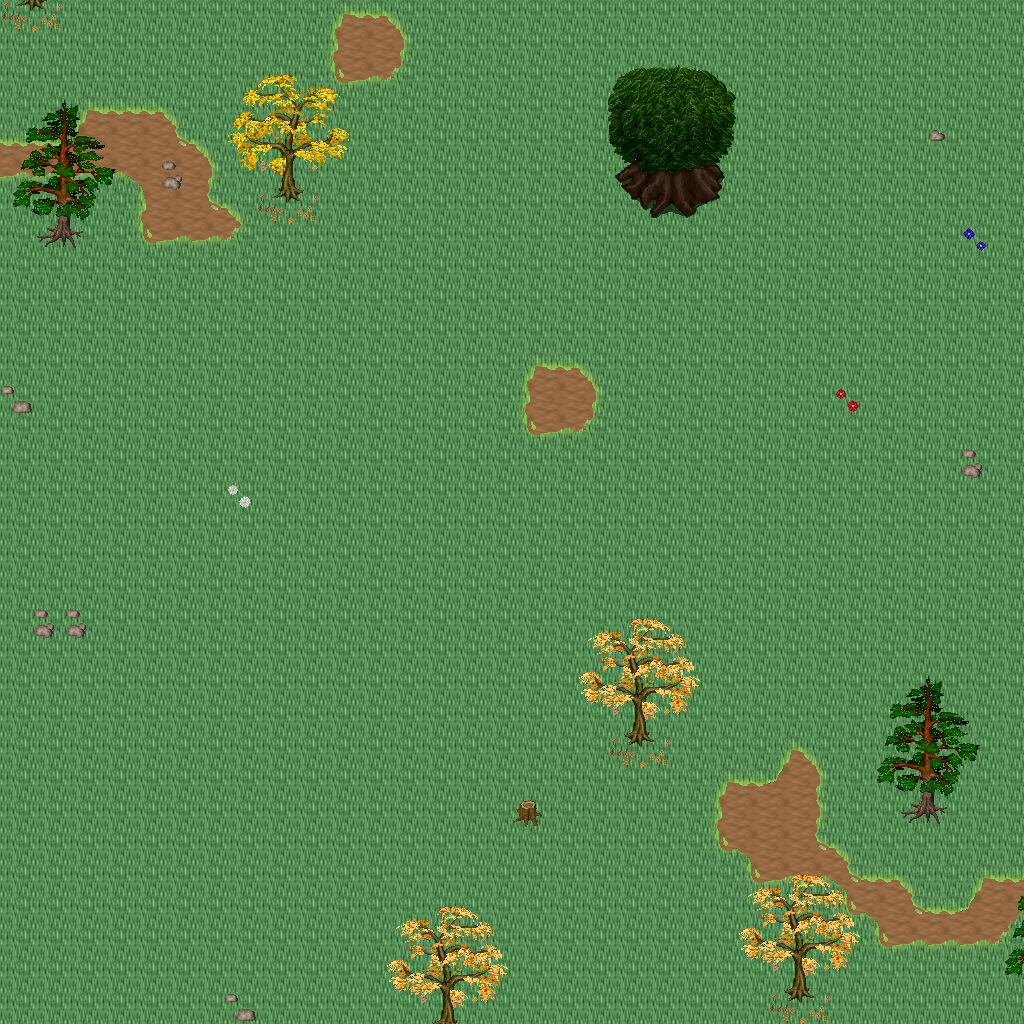

A 2D game scene composited from a Tiled map and its tileset images. What follows is a short description and the map's XML, with each tile layer's data collapsed to a summary:
An orthogonal 32x32 tile map with 32x32 px tiles, 5 tile layers (Ground, Objects, Objects2, Above, ...), 1 hidden layer not drawn, 25 tilesets.

<map version="1.10" tiledversion="1.11.0" orientation="orthogonal" renderorder="right-down" width="32" height="32" tilewidth="32" tileheight="32" infinite="0" nextlayerid="11" nextobjectid="1">
 <tileset firstgid="1" name="logic_collision" tilewidth="32" tileheight="32" tilecount="1" columns="1">
  <image source="../drawable/logic_collision.png" width="32" height="32" />
 </tileset>
 <tileset firstgid="2" name="ground_ridge_earth_pale" tilewidth="32" tileheight="32" tilecount="96" columns="12">
  <image source="../drawable/ground_ridge_earth_pale.png" width="384" height="256" />
 </tileset>
 <tileset firstgid="98" name="ground_ridge_earth_dark" tilewidth="32" tileheight="32" tilecount="96" columns="12">
  <image source="../drawable/ground_ridge_earth_dark.png" width="384" height="256" />
 </tileset>
 <tileset firstgid="194" name="ground_ground" tilewidth="32" tileheight="32" tilecount="33" columns="3">
  <image source="../drawable/ground_ground.png" width="96" height="352" />
 </tileset>
 <tileset firstgid="227" name="plant_stump_small_stump" tilewidth="32" tileheight="32" tilecount="4" columns="2">
  <image source="../drawable/plant_stump_small_stump.png" width="64" height="64" />
 </tileset>
 <tileset firstgid="231" name="plant_tree_fall_trees" tilewidth="32" tileheight="32" tilecount="40" columns="8">
  <image source="../drawable/plant_tree_fall_trees.png" width="256" height="160" />
 </tileset>
 <tileset firstgid="271" name="plant_tree_pine_tree" tilewidth="32" tileheight="32" tilecount="20" columns="4">
  <image source="../drawable/plant_tree_pine_tree.png" width="128" height="160" />
 </tileset>
 <tileset firstgid="291" name="plant_tree_tree_darkgreen" tilewidth="32" tileheight="32" tilecount="88" columns="8">
  <image source="../drawable/plant_tree_tree_darkgreen.png" width="256" height="352" />
 </tileset>
 <tileset firstgid="379" name="plant_leaves" tilewidth="32" tileheight="32" tilecount="8" columns="4">
  <image source="../drawable/plant_leaves.png" width="128" height="64" />
 </tileset>
 <tileset firstgid="387" name="plant_flower_daisy_blue" tilewidth="32" tileheight="32" tilecount="8" columns="2">
  <image source="../drawable/plant_flower_daisy_blue.png" width="64" height="128" />
 </tileset>
 <tileset firstgid="395" name="plant_flower_daisy_red" tilewidth="32" tileheight="32" tilecount="8" columns="2">
  <image source="../drawable/plant_flower_daisy_red.png" width="64" height="128" />
 </tileset>
 <tileset firstgid="403" name="plant_flower_daisy_white" tilewidth="32" tileheight="32" tilecount="8" columns="2">
  <image source="../drawable/plant_flower_daisy_white.png" width="64" height="128" />
 </tileset>
 <tileset firstgid="411" name="plant_flower_daisy_yellow" tilewidth="32" tileheight="32" tilecount="8" columns="2">
  <image source="../drawable/plant_flower_daisy_yellow.png" width="64" height="128" />
 </tileset>
 <tileset firstgid="419" name="ground_grass_corners" tilewidth="32" tileheight="32" tilecount="24" columns="6">
  <image source="../drawable/ground_grass_corners.png" width="192" height="128" />
 </tileset>
 <tileset firstgid="443" name="ground_grass_edges" tilewidth="32" tileheight="32" tilecount="36" columns="12">
  <image source="../drawable/ground_grass_edges.png" width="384" height="96" />
 </tileset>
 <tileset firstgid="479" name="ground_rock_pebbles" tilewidth="32" tileheight="32" tilecount="3" columns="1">
  <image source="../drawable/ground_rock_pebbles.png" width="32" height="96" />
 </tileset>
 <tileset firstgid="482" name="logic_portal" tilewidth="32" tileheight="32" tilecount="24" columns="8">
  <image source="../drawable/logic_portal.png" width="256" height="96" />
 </tileset>
 <tileset firstgid="506" name="logic_creature_ent" tilewidth="32" tileheight="32" tilecount="4" columns="4">
  <image source="../drawable/logic_creature_ent.png" width="128" height="32" />
 </tileset>
 <tileset firstgid="510" name="logic_creature_animal" tilewidth="32" tileheight="32" tilecount="32" columns="8">
  <image source="../drawable/logic_creature_animal.png" width="256" height="128" />
 </tileset>
 <tileset firstgid="542" name="logic_creature_human_evil" tilewidth="32" tileheight="32" tilecount="16" columns="8">
  <image source="../drawable/logic_creature_human_evil.png" width="256" height="64" />
 </tileset>
 <tileset firstgid="558" name="terrain_grassland" tilewidth="32" tileheight="32" tilecount="88" columns="8">
  <image source="../drawable/terrain_grassland.png" width="256" height="352" />
 </tileset>
 <tileset firstgid="646" name="terrain_cave_opening" tilewidth="32" tileheight="32" tilecount="12" columns="3">
  <image source="../drawable/terrain_cave_opening.png" width="96" height="128" />
 </tileset>
 <tileset firstgid="658" name="ground_ladder_vertical_dark" tilewidth="32" tileheight="32" tilecount="3" columns="3">
  <image source="../drawable/ground_ladder_vertical_dark.png" width="96" height="32" />
 </tileset>
 <tileset firstgid="661" name="plant_flower_flowers_mixed" tilewidth="32" tileheight="32" tilecount="16" columns="4">
  <image source="../drawable/plant_flower_flowers_mixed.png" width="128" height="128" />
 </tileset>
 <tileset firstgid="677" name="logic_creature_reptile" tilewidth="32" tileheight="32" tilecount="7" columns="7">
  <image source="../drawable/logic_creature_reptile.png" width="224" height="32" />
 </tileset>
 <layer id="1" name="Ground" width="32" height="32">
  <data>[1024 cells, 1024 non-empty, 2 distinct tile ids]</data>
 </layer>
 <layer id="2" name="Objects" width="32" height="32">
  <data>[1024 cells, 95 non-empty, 31 distinct tile ids]</data>
 </layer>
 <layer id="3" name="Objects2" width="32" height="32">
  <data>[1024 cells, 24 non-empty, 8 distinct tile ids]</data>
 </layer>
 <layer id="4" name="Above" width="32" height="32">
  <data>[1024 cells, 112 non-empty, 60 distinct tile ids]</data>
 </layer>
 <layer id="5" name="Above2" width="32" height="32">
  <data>[1024 cells, 0 non-empty, 0 distinct tile ids]</data>
 </layer>
 <layer id="6" name="Walkable" width="32" height="32" visible="0">
  <data>[1024 cells, 19 non-empty, 1 distinct tile ids]</data>
 </layer>
 <objectgroup id="7" name="Mapevents" />
 <objectgroup id="8" name="Spawn" />
 <objectgroup id="9" name="Keys" />
 <objectgroup id="10" name="Replace" />
</map>
